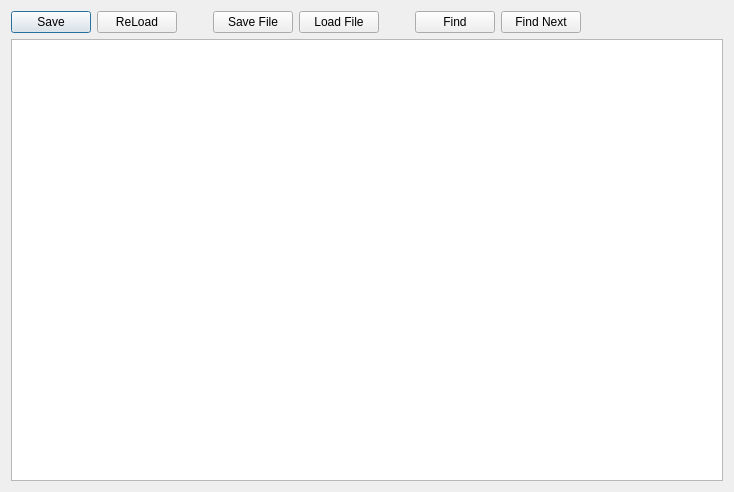
<?xml version="1.0" encoding="UTF-8"?>
<ui version="4.0">
 <class>CodeWindow</class>
 <widget class="QDialog" name="CodeWindow">
  <property name="geometry">
   <rect>
    <x>0</x>
    <y>0</y>
    <width>734</width>
    <height>492</height>
   </rect>
  </property>
  <property name="windowTitle">
   <string>Dialog</string>
  </property>
  <layout class="QVBoxLayout" name="verticalLayout">
   <item>
    <layout class="QHBoxLayout" name="horizontalLayout">
     <item>
      <widget class="QPushButton" name="saveButton">
       <property name="text">
        <string>Save</string>
       </property>
      </widget>
     </item>
     <item>
      <widget class="QPushButton" name="reLoadButton">
       <property name="text">
        <string>ReLoad</string>
       </property>
      </widget>
     </item>
     <item>
      <spacer name="horizontalSpacer">
       <property name="orientation">
        <enum>Qt::Horizontal</enum>
       </property>
       <property name="sizeType">
        <enum>QSizePolicy::Maximum</enum>
       </property>
       <property name="sizeHint" stdset="0">
        <size>
         <width>30</width>
         <height>20</height>
        </size>
       </property>
      </spacer>
     </item>
     <item>
      <widget class="QPushButton" name="saveFileButton">
       <property name="text">
        <string>Save File</string>
       </property>
      </widget>
     </item>
     <item>
      <widget class="QPushButton" name="loadFileButton">
       <property name="text">
        <string>Load File</string>
       </property>
      </widget>
     </item>
     <item>
      <spacer name="horizontalSpacer_3">
       <property name="orientation">
        <enum>Qt::Horizontal</enum>
       </property>
       <property name="sizeType">
        <enum>QSizePolicy::Maximum</enum>
       </property>
       <property name="sizeHint" stdset="0">
        <size>
         <width>30</width>
         <height>20</height>
        </size>
       </property>
      </spacer>
     </item>
     <item>
      <widget class="QPushButton" name="findButton">
       <property name="text">
        <string>Find</string>
       </property>
      </widget>
     </item>
     <item>
      <widget class="QPushButton" name="findNextButton">
       <property name="text">
        <string>Find Next</string>
       </property>
      </widget>
     </item>
     <item>
      <spacer name="horizontalSpacer_2">
       <property name="orientation">
        <enum>Qt::Horizontal</enum>
       </property>
       <property name="sizeHint" stdset="0">
        <size>
         <width>40</width>
         <height>20</height>
        </size>
       </property>
      </spacer>
     </item>
    </layout>
   </item>
   <item>
    <widget class="QsciScintilla" name="textEdit"/>
   </item>
  </layout>
 </widget>
 <customwidgets>
  <customwidget>
   <class>QsciScintilla</class>
   <extends>QTextEdit</extends>
   <header>Qsci/qsciscintilla.h</header>
  </customwidget>
 </customwidgets>
 <resources/>
 <connections/>
</ui>
